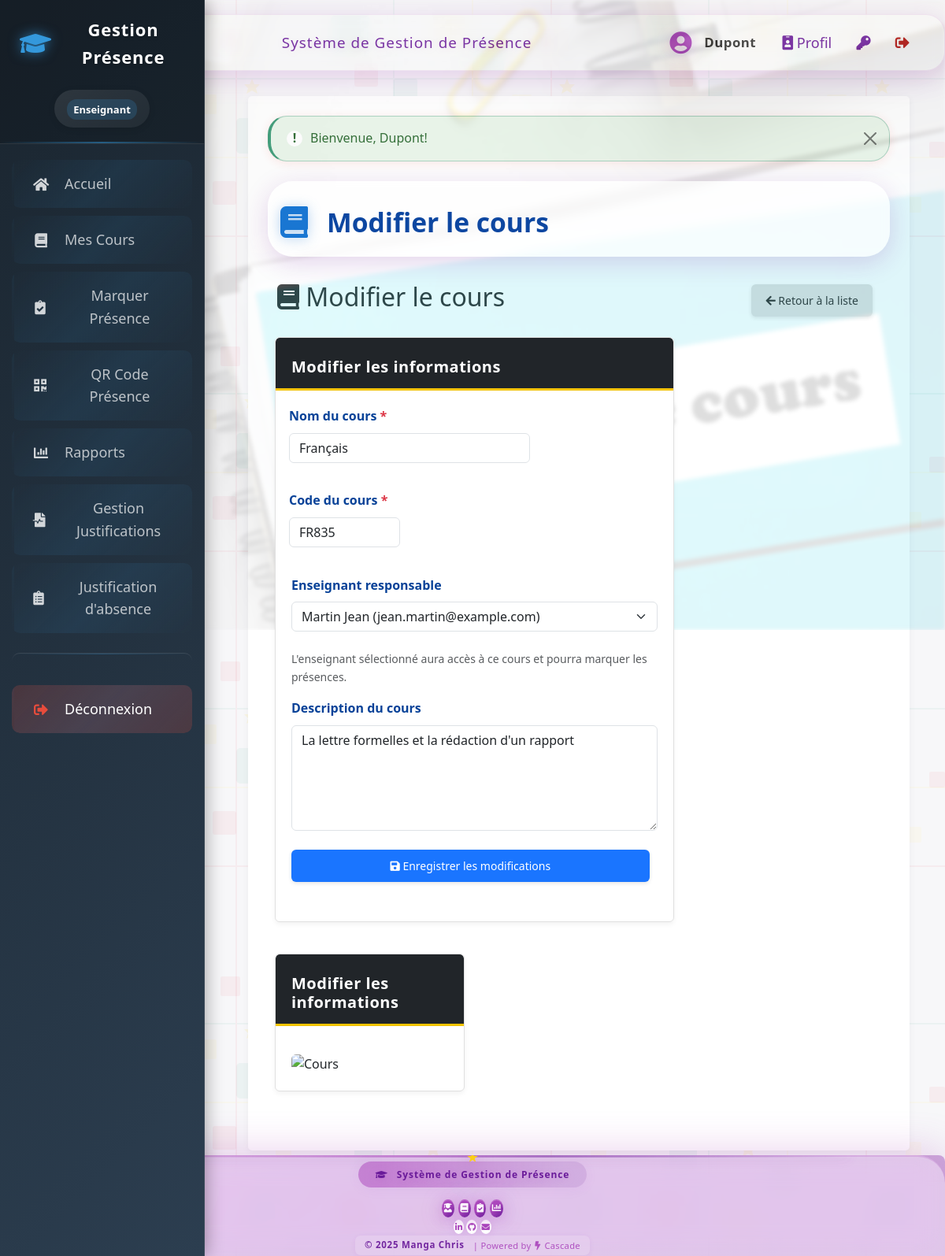
Screenshot of /ajouter_cours.php?id=4 (signed in) with the database file from the repository.
### tables this page shows
CREATE TABLE `cours` (
  `id` int(11) NOT NULL AUTO_INCREMENT,
  `code` varchar(20) NOT NULL,
  `nom` varchar(150) NOT NULL,
  `enseignant_id` int(11) DEFAULT NULL,
  `description` text,
  PRIMARY KEY (`id`),
  UNIQUE KEY `code` (`code`),
  KEY `enseignant_id` (`enseignant_id`),
  CONSTRAINT `cours_ibfk_1` FOREIGN KEY (`enseignant_id`) REFERENCES `utilisateurs` (`id`)
);

CREATE TABLE `utilisateurs` (
  `id` int(11) NOT NULL AUTO_INCREMENT,
  `nom` varchar(100) NOT NULL,
  `prenom` varchar(100) NOT NULL,
  `email` varchar(150) NOT NULL,
  `mot_de_passe` varchar(255) NOT NULL,
  `role` enum('admin','enseignant') DEFAULT 'enseignant',
  `date_creation` timestamp NULL DEFAULT CURRENT_TIMESTAMP,
  `derniere_connexion` timestamp NULL DEFAULT NULL,
  PRIMARY KEY (`id`),
  UNIQUE KEY `email` (`email`)
);

### config/database.php (called while the page is built, shortened)
<?php
$db_type = null;
$pdo = null;
$mysqli = null;
if (getenv('REPL_ID') || getenv('REPL_SLUG') || getenv('PGHOST')) {
    $db_type = 'postgresql';
    $host = getenv('PGHOST');
    $dbname = getenv('PGDATABASE');
    $user = getenv('PGUSER');
    $password = getenv('PGPASSWORD');
    $port = getenv('PGPORT');
    $dsn = "pgsql:host=$host;port=$port;dbname=$dbname;user=$user;password=$password";
    try {
        $pdo = new PDO($dsn);
        $pdo->setAttribute(PDO::ATTR_ERRMODE, PDO::ERRMODE_EXCEPTION);
        $pdo->setAttribute(PDO::ATTR_DEFAULT_FETCH_MODE, PDO::FETCH_ASSOC);
    } catch (PDOException $e) {
        die("Erreur de connexion à la base de données PostgreSQL: " . $e->getMessage());
    }
} else {
    $db_type = 'mysql';
    $host = 'localhost';
    $dbname = 'attendance_system';
    $user = 'root';
    $password = '';
    $port = 3306;
    $mysqli = new mysqli($host, $user, $password, $dbname, $port);
    $mysqli->set_charset("utf8mb4");
}
function db_query($sql, $params = []) {
    global $db_type, $pdo, $mysqli;
    if ($db_type === 'postgresql') {
        try {
            $stmt = $pdo->prepare($sql);
            $stmt->execute($params);
            return $stmt->fetchAll();
        } catch (PDOException $e) {
            error_log("Erreur SQL (PostgreSQL): " . $e->getMessage());
            return false;
        }
    } else {
        try {
            $stmt = $mysqli->prepare($sql);
            if (!empty($params)) {
                $types = '';
                foreach ($params as $param) {
                    if (is_int($param)) {
                        $types .= 'i';
                    } elseif (is_float($param)) {
                        $types .= 'd';
                    } elseif (is_string($param)) {
                        $types .= 's';
                    } else {
                        $types .= 'b';
                    }
                }
                $stmt->bind_param($types, ...$params);
            }
            $stmt->execute();
            $result = $stmt->get_result();
            $rows = [];
            while ($row = $result->fetch_assoc()) {
                $rows[] = $row;
            }
            return $rows;
        } catch (Exception $e) {
            error_log("Erreur SQL (MySQL): " . $e->getMessage());
            return false;
        }
    }
}
function db_query_single($sql, $params = []) {
    $result = db_query($sql, $params);
    if ($result && count($result) > 0) {
        return $result[0];
    }
    return false;
}
?>

### ajouter_cours.php (the view, shortened to what this page needs)
<?php
require_once 'includes/auth.php';
require_once 'config/database.php';
$id = isset($_GET['id']) ? (int)$_GET['id'] : 0;
$mode = $id > 0 ? 'modifier' : 'ajouter';
$enseignants = db_query("SELECT id, nom, prenom, email FROM utilisateurs WHERE role = 'enseignant' ORDER BY nom, prenom");
if ($mode === 'modifier') {
    $result = db_query_single("SELECT * FROM cours WHERE id = ?", [$id]);
    $cours = $result;
}
include 'includes/header.php';
?>
<div class="ajout-cours-bg">
    <img src="Nouveau dossier/capcompetences-plandecours-644.jpg" alt="Décor ajout cours">
</div>
<div class="ajout-cours-hero">
    <i class="fas fa-book"></i>
    <h1><?php echo $mode === 'ajouter' ? 'Ajouter un cours' : 'Modifier le cours'; ?></h1>
</div>
<div class="container-fluid">
    <div class="d-flex justify-content-between align-items-center mb-4">
        <h1 class="h2">
            <i class="fas fa-book"></i>
            <?php echo $mode === 'ajouter' ? 'Ajouter un cours' : 'Modifier le cours'; ?>
        </h1>
        <div>
            <a href="cours.php" class="btn btn-outline-secondary">
                <i class="fas fa-arrow-left"></i> Retour à la liste
            </a>
        </div>
    </div>
    <div class="row">
        <div class="col-md-8">
            <div class="card">
                <div class="card-header bg-dark text-white">
                    <h5 class="card-title mb-0">
                        <?php echo $mode === 'ajouter' ? 'Nouveau cours' : 'Modifier les informations'; ?>
                    </h5>
                </div>
                <div class="card-body">
                    <form method="POST" action="" class="needs-validation" novalidate>
                        <div class="row mb-3">
                            <div class="col-md-8">
                                <label for="nom" class="form-label">Nom du cours <span class="text-danger">*</span></label>
                                <input type="text" class="form-control" id="nom" name="nom" value="<?php echo htmlspecialchars($cours['nom']); ?>" required>
                            </div>
                            <div class="col-md-4">
                                <label for="code" class="form-label">Code du cours <span class="text-danger">*</span></label>
                                <input type="text" class="form-control" id="code" name="code" value="<?php echo htmlspecialchars($cours['code']); ?>" required>
                            </div>
                        </div>
                        <div class="mb-3">
                            <label for="enseignant_id" class="form-label">Enseignant responsable</label>
                            <div class="input-group">
                                <select class="form-select" id="enseignant_id" name="enseignant_id">
                                    <?php foreach ($enseignants as $e): ?>
                                        <option value="<?php echo $e['id']; ?>" <?php echo $cours['enseignant_id'] == $e['id'] ? 'selected' : ''; ?>>
                                            <?php echo htmlspecialchars($e['nom'] . ' ' . $e['prenom'] . ' (' . $e['email'] . ')'); ?>
                                        </option>
                                    <?php endforeach; ?>
                                </select>
                            </div>
                            <div class="form-text">L'enseignant sélectionné aura accès à ce cours et pourra marquer les présences.</div>
                        </div>
                        <div class="mb-3">
                            <label for="description" class="form-label">Description du cours</label>
                            <textarea class="form-control" id="description" name="description" rows="5"><?php echo htmlspecialchars($cours['description']); ?></textarea>
                        </div>
                        <div class="d-grid gap-2 mt-4">
                            <button type="submit" class="btn btn-primary">
                                <i class="fas fa-save"></i>
                                <?php echo $mode === 'ajouter' ? 'Ajouter le cours' : 'Enregistrer les modifications'; ?>
                            </button>
                        </div>
                    </form>
                </div>
            </div>
        </div>
        <div class="col-md-4">
            <div class="card">
                <div class="card-header bg-dark text-white">
                    <h5 class="card-title mb-0">
                        <?php echo $mode === 'ajouter' ? 'Nouveau cours' : 'Modifier les informations'; ?>
                    </h5>
                </div>
                <div class="card-body">
                    <div class="mt-3">
                        <img src="https://source.unsplash.com/random/400x300/?cameroon,lecture" alt="Cours" class="img-fluid rounded">
                    </div>
                </div>
            </div>
        </div>
    </div>
</div>
<?php
include 'includes/footer.php';
?>

### assets/css/sidebar-enhanced.css (style rules this page uses)
html, body { padding: 0 !important; margin: 0 !important; }
body { margin-left: 0 !important; padding-left: 0 !important; }

### assets/css/modules/base.css (style rules this page uses)
:root { --couleur-primaire: #1a75ff; --couleur-secondaire: #084298; --couleur-accent: #ce1126; --couleur-texte: #333; --couleur-fond: #f7f7f9; --couleur-succes: #2D936C; --couleur-danger: #BF0603; --couleur-avertissement: #F3C302; --couleur-info: #0dcaf0; --couleur-fond-clair: #ecf0f1; }
body { font-family: 'Segoe UI', Tahoma, Geneva, Verdana, sans-serif; line-height: 1.6; color: var(--couleur-texte); background-color: var(--couleur-fond); margin: 0; padding: 0; background-image: url('../images/cameroon-pattern.svg'); background-repeat: repeat; background-size: 400px 400px; }
h1, h2, h3, h4, h5, h6 { font-weight: 600; margin-top: 0.5em; margin-bottom: 0.5em; color: var(--couleur-primaire); }
a { color: var(--couleur-accent); text-decoration: none; transition: color 0.2s; }

### assets/css/modules/layout.css (style rules this page uses)
.row { display: flex; flex-wrap: wrap; margin: 0 -15px 25px; gap: 15px; }

### assets/css/modules/components.css (style rules this page uses)
.card { background-color: white; border: 1px solid #e0e0e0; border-radius: 6px; margin-bottom: 25px; overflow: hidden; box-shadow: 0 3px 6px rgba(0, 0, 0, 0.05); transition: transform 0.2s, box-shadow 0.2s; }
.card-header { background-color: var(--couleur-primaire); color: white; padding: 15px 20px; font-weight: 600; letter-spacing: 0.5px; border-bottom: 3px solid var(--couleur-avertissement); }
.card-body { padding: 20px; }
.btn { display: inline-block; padding: 10px 18px; border: none; border-radius: 6px; background-color: #e0e0e0; color: #333; text-decoration: none; cursor: pointer; font-size: 14px; font-weight: 500; margin-right: 10px; transition: all 0.2s; box-shadow: 0 2px 5px rgba(0, 0, 0, 0.1); }
.btn-primary { background-color: var(--couleur-accent); color: white; }
.btn-primary { background-color: #1a75ff !important; border-color: #084298 !important; color: white !important; }

### assets/css/modules/forms.css (style rules this page uses)
form { margin-bottom: 30px; }
label { display: block; margin-bottom: 8px; font-weight: 600; color: var(--couleur-secondaire); }
input, select, textarea { width: 100%; padding: 12px; margin-bottom: 20px; border: 1px solid #ddd; border-radius: 6px; transition: all 0.3s; background-color: #f9f9f9; }

### assets/css/modules/theme-blue.css (style rules this page uses)
:root { --couleur-primaire: #1a75ff; --couleur-secondaire: #084298; --couleur-accent: #ce1126; --couleur-texte: #333; --couleur-fond: #f7f7f9; --couleur-succes: #2D936C; --couleur-danger: #BF0603; --couleur-avertissement: #F3C302; --couleur-info: #0dcaf0; --couleur-fond-clair: #ecf0f1; }
.navbar, .sidebar, .card-header, th { background-color: var(--couleur-primaire); }
label, h1, h2, h3, h4, h5, h6 { color: var(--couleur-secondaire); }
.btn-primary, .stat-value, .stat-number { background-color: var(--couleur-accent); color: white; }
.card-header, .dashboard-header { border-bottom-color: var(--couleur-avertissement); }
.btn-primary { background-color: var(--couleur-primaire) !important; border-color: var(--couleur-secondaire) !important; }

### ajouter_cours.php (style rules this page uses)
.ajout-cours-bg { position: fixed; top: 0; left: 0; width: 100vw; height: 100vh; z-index: 0; pointer-events: none; overflow: hidden; }
.ajout-cours-bg img { width: 100vw; height: 100vh; object-fit: cover; opacity: 0.13; filter: blur(2.5px) grayscale(0.08); }
.ajout-cours-hero { margin-bottom: 2rem; padding: 2rem 1rem 1.5rem 1rem; border-radius: 2rem; background: rgba(255,255,255,0.68); box-shadow: 0 8px 32px 0 rgba(123,31,162,0.18); backdrop-filter: blur(6px); display: flex; align-items: center; gap: 1.5rem; position: relative; z-index: 2; }
.ajout-cours-hero i { font-size: 2.5rem; color: #1976d2; filter: drop-shadow(0 2px 8px #1976d255); }
.ajout-cours-hero h1 { margin: 0; font-size: 2.1rem; font-weight: 700; color: #0d47a1; text-shadow: 0 2px 8px #fff5; }

### rows the page displays
cours: nom "Français", code "FR835", enseignant_id "Martin Jean (jean.martin@example.com)", description "La lettre formelles et la rédaction d'un rapport"

### other values shown
$_SESSION['user_nom'] "Dupont"
$_SESSION['alerte']['message'] "Bienvenue, Dupont!"
